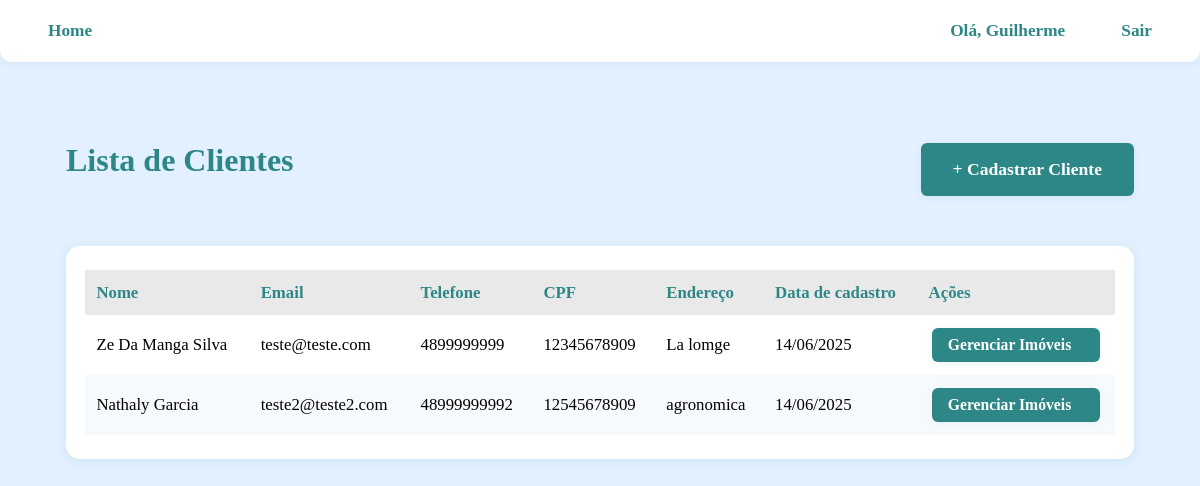
/clientes/listar/ (signed in), run on the app's committed database.
### usuarios/models.py (models this page shows, shortened)
class CustomUser(AbstractUser):
    class Roles(models.TextChoices):
        CORRETOR = 'CORRETOR', _('Corretor')
        CLIENTE = 'CLIENTE', _('Cliente')
    telefone = models.CharField(max_length=20, blank=True, null=True)
    cpf = models.CharField(max_length=14, unique=True, blank=True, null=True)
    endereco = models.CharField(max_length=200, blank=True, null=True)
    role = models.CharField(
        max_length=10,
        choices=Roles.choices,
        verbose_name='Tipo de Usuário',
        help_text='Selecione se é Cliente ou Corretor'
    )
    def is_corretor_user(self):
        return self.role == self.Roles.CORRETOR

### imobiliaria/views.py (the view)
# urls.py: path('clientes/listar/', views.listar_clientes, name='listar_clientes'),
@corretor_required
def listar_clientes(request):
    clientes = CustomUser.objects.filter(role='CLIENTE')
    imoveis_disponiveis = Imovel.objects.filter(status='DISPONIVEL')
    return render(request, 'pages/corretor/listar_clientes.html', {
        'clientes': clientes,
        'imoveis_disponiveis': imoveis_disponiveis
    })

### imobiliaria/views.py (called while the page is built)
def corretor_required(view_func):
    @wraps(view_func)
    def _wrapped_view(request, *args, **kwargs):
        if not request.user.is_authenticated:
            return redirect('login')
        if not request.user.is_corretor_user():
            return render(request, 'pages/erro_permissao.html')
        return view_func(request, *args, **kwargs)
    return _wrapped_view

### imobiliaria/templates/pages/corretor/listar_clientes.html
{% extends 'base.html' %}
{% block content %}
<div class="client-section-container">
    <div style="display: flex; justify-content: space-between; align-items: center; margin-bottom: 2rem;">
        <h2>Lista de Clientes</h2>
        <a href="{% url 'cadastro_cliente' %}" class="btn btn-primary">
            + Cadastrar Cliente
        </a>
    </div>
    <div class="client-table-container">
        <table class="client-table">
            <thead>
                <tr>
                    <th>Nome</th>
                    <th>Email</th>
                    <th>Telefone</th>
                    <th>CPF</th>
                    <th>Endereço</th>
                    <th>Data de cadastro</th>
                    <th>Ações</th>
                </tr>
            </thead>
            <tbody>
                {% for cliente in clientes %}
                <tr>
                    <td>{{ cliente.get_full_name }}</td>
                    <td>{{ cliente.email }}</td>
                    <td>{{ cliente.telefone }}</td>
                    <td>{{ cliente.cpf }}</td>
                    <td>{{ cliente.endereco }}</td>
                    <td>{{ cliente.date_joined|date:"d/m/Y" }}</td>
                    <td>
                        <a href="{% url 'imoveis_cliente' cliente.id %}" class="btn btn-primary btn-sm">
                            Gerenciar Imóveis
                        </a>
                    </td>
                </tr>
                {% empty %}
                <tr>
                    <td colspan="7" class="text-center">Nenhum cliente cadastrado.</td>
                </tr>
                {% endfor %}
            </tbody>
        </table>
    </div>
</div>
{% endblock %}

### imobiliaria/templates/partials/navbar.html
<nav class="navbar">
    <ul>
        <li><a href="{% url 'index' %}">Home</a></li>
    </ul>
    <ul>
        <li><a href="#">Olá, {{ user.first_name }}</a></li>
        <li><a href="{% url 'sair' %}">Sair</a></li>
    </ul>
</nav>

### static/scss/base.css (style rules this page uses)
* { margin: 0; padding: 0; box-sizing: border-box; }
body { background-color: #E3F0FF; }
.navbar { background: #fff; box-shadow: 0 2px 8px rgba(44, 135, 135, 0.08); padding: 0.8rem 2rem; display: flex; justify-content: space-between; align-items: center; border-radius: 0 0 12px 12px; position: relative; z-index: 10; }
.navbar ul { display: flex; gap: 1.5rem; margin: 0; padding: 0; align-items: center; }
.navbar ul li { list-style: none; }
.navbar ul li a { color: #2D8787; font-weight: 600; text-decoration: none; font-size: 1.08rem; padding: 0.5rem 1rem; border-radius: 6px; transition: background 0.2s, color 0.2s; display: block; }
.btn-primary, .btn.btn-primary { background: #2D8787; color: #fff; border: none; border-radius: 6px; padding: 1rem 2rem; font-size: 1.1rem; font-weight: 600; margin-bottom: 1rem; transition: background 0.2s; box-shadow: 0 2px 8px rgba(45, 135, 135, 0.08); cursor: pointer; text-decoration: none; display: block; }
.client-section-container { max-width: 1100px; margin: 3rem auto 0 auto; padding: 2rem 1rem; background: none; }
.client-section-container h2 { color: #2D8787; font-size: 2rem; font-weight: 700; margin-bottom: 2.2rem; text-align: left; }
.client-table-container { background: #fff; border-radius: 14px; box-shadow: 0 2px 12px rgba(44, 135, 135, 0.10); padding: 1.5rem 1.2rem; margin-bottom: 2rem; overflow-x: auto; }
.client-table { width: 100%; border-collapse: collapse; font-size: 1.05rem; }
.client-table th, .client-table td { padding: 0.8rem 0.7rem; text-align: left; }
.client-table th { color: #2D8787; font-weight: 700; background: #e9e9e9; }
.client-table tr:nth-child(even) { background: #f7fafd; }
.client-table tr:nth-child(odd) { background: #fff; }
.client-table .btn-primary, .client-table .btn-secondary, .client-table .btn-danger { font-size: 0.98rem; padding: 0.5rem 1rem; border-radius: 6px; margin: 0 0.2rem; }

### data on the page
CustomUser: first_name "Guilherme"
CustomUser: get_full_name "Ze Da Manga Silva", email "teste@teste.com", telefone "4899999999", cpf "12345678909", endereco "La lomge", date_joined "14/06/2025"
CustomUser: get_full_name "Nathaly Garcia", email "teste2@teste2.com", telefone "48999999992", cpf "12545678909", endereco "agronomica", date_joined "14/06/2025"
